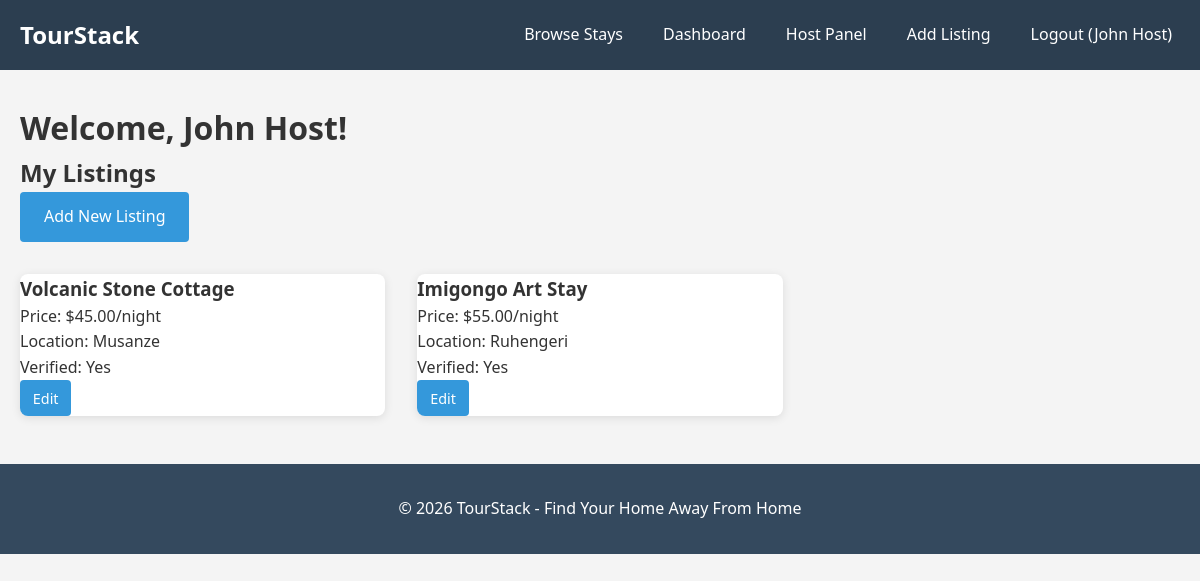
Page /index.php?page=dashboard (signed in) on the committed database.
### tables this page shows
CREATE TABLE `homestays` (
  `id` int(11) NOT NULL,
  `host_id` int(11) NOT NULL,
  `title` varchar(200) NOT NULL,
  `description` text DEFAULT NULL,
  `price` decimal(10,2) NOT NULL,
  `location` varchar(200) NOT NULL,
  `cultural_tag` enum('Imigongo','volcanic stone','traditional','none') DEFAULT 'none',
  `image` varchar(255) DEFAULT 'placeholder.jpg',
  `verified` tinyint(1) DEFAULT 0,
  `created_at` timestamp NOT NULL DEFAULT current_timestamp()
);

### dashboard.php (the view)
<?php
$user_id = $_SESSION['user_id'];
$role = $_SESSION['role'];
if ($role == 'guest') {
    $stmt = $conn->prepare("
        SELECT b.*, h.title, h.location, h.price
        FROM bookings b
        JOIN homestays h ON b.homestay_id = h.id
        WHERE b.guest_id = ?
        ORDER BY b.booking_date DESC
    ");
    $stmt->bind_param("i", $user_id);
    $stmt->execute();
    $bookings = $stmt->get_result();
} elseif ($role == 'host') {
    $stmt = $conn->prepare("SELECT * FROM homestays WHERE host_id = ?");
    $stmt->bind_param("i", $user_id);
    $stmt->execute();
    $listings = $stmt->get_result();
}
?>
<h1>Welcome, <?php echo $_SESSION['name']; ?>!</h1>
<?php if ($role == 'guest'): ?>
    <h2>My Bookings</h2>
    <?php if ($bookings->num_rows > 0): ?>
        <div class="booking-grid">
            <?php while($booking = $bookings->fetch_assoc()): ?>
                <div class="booking-card">
                    <h3><?php echo $booking['title']; ?></h3>
                    <p>Location: <?php echo $booking['location']; ?></p>
                    <p>Nights: <?php echo $booking['nights']; ?></p>
                    <p>Total: $<?php echo $booking['total_price']; ?></p>
                    <p>Status: <span class="status <?php echo $booking['status']; ?>"><?php echo $booking['status']; ?></span></p>
                </div>
            <?php endwhile; ?>
        </div>
    <?php else: ?>
        <p>You have no bookings yet. <a href="index.php?page=listings">Browse stays</a></p>
    <?php endif; ?>
<?php elseif ($role == 'host'): ?>
    <h2>My Listings</h2>
    <a href="index.php?page=add-listing" class="btn">Add New Listing</a>
    <?php if ($listings->num_rows > 0): ?>
        <div class="listing-grid">
            <?php while($listing = $listings->fetch_assoc()): ?>
                <div class="listing-card">
                    <h3><?php echo $listing['title']; ?></h3>
                    <p>Price: $<?php echo $listing['price']; ?>/night</p>
                    <p>Location: <?php echo $listing['location']; ?></p>
                    <p>Verified: <?php echo $listing['verified'] ? 'Yes' : 'No'; ?></p>
                    <a href="index.php?page=edit-listing&id=<?php echo $listing['id']; ?>" class="btn-small">Edit</a>
                </div>
            <?php endwhile; ?>
        </div>
    <?php else: ?>
        <p>You have no listings yet.</p>
    <?php endif; ?>
<?php elseif ($role == 'admin'): ?>
    <h2>Admin Dashboard</h2>
    <a href="index.php?page=admin-dashboard" class="btn">Go to Admin Panel</a>
<?php endif; ?>

### style.css (style rules this page uses)
* { margin: 0; padding: 0; box-sizing: border-box; }
body { font-family: 'Segoe UI', Tahoma, Geneva, Verdana, sans-serif; line-height: 1.6; color: #333; background-color: #f4f4f4; }
.btn { display: inline-block; background: #3498db; color: white; padding: 0.75rem 1.5rem; border: none; border-radius: 4px; text-decoration: none; font-size: 1rem; cursor: pointer; margin-right: 0.5rem; }
.btn-small { display: inline-block; background: #3498db; color: white; padding: 0.4rem 0.8rem; border: none; border-radius: 4px; text-decoration: none; font-size: 0.9rem; cursor: pointer; margin-right: 0.3rem; }
.listings-grid, .booking-grid, .listing-grid { display: grid; grid-template-columns: repeat(auto-fill, minmax(300px, 1fr)); gap: 2rem; margin: 2rem 0; }
.stay-card, .booking-card, .listing-card { background: white; border-radius: 8px; overflow: hidden; box-shadow: 0 2px 10px rgba(0,0,0,0.1); }

### rows in the picture
homestays: title "Volcanic Stone Cottage", price "45.00", location "Musanze", verified "Yes"
homestays: title "Imigongo Art Stay", price "55.00", location "Ruhengeri", verified "Yes"

### other values in the picture
$_SESSION['name'] "John Host"
